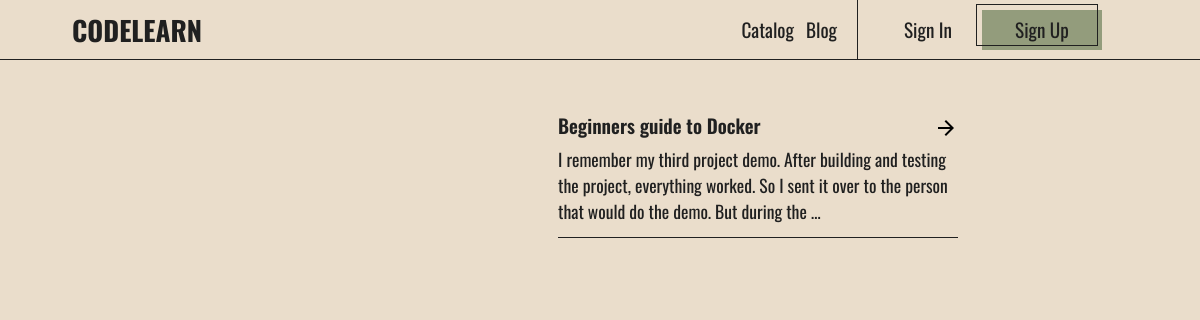
/articles, run on an earlier commit of the app's database.
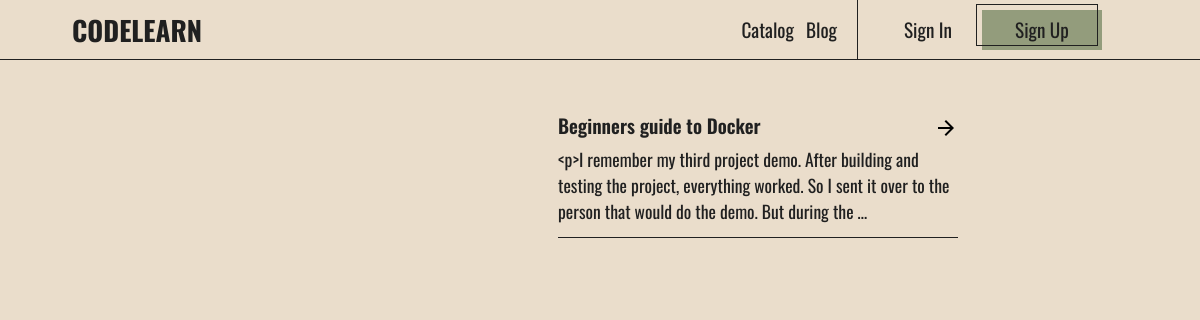
And on a later commit of the database.
### article/models.py (models this page shows, shortened)
class Article(models.Model):
    user = models.ForeignKey(User, on_delete=models.CASCADE)
    title = models.CharField(max_length=255)
    slug = models.CharField(max_length=255, unique=True, default='')
    tag = models.ForeignKey(Tag, on_delete=models.CASCADE)
    text = RichTextField(blank=True)
    public = models.BooleanField(default=False)
    likesForArticle = models.ManyToManyField(User, related_name='likesForArticle', blank=True)
    bookmarksForCourse = models.ManyToManyField(User, related_name='bookmarksForCourse', blank=True)
    commentsCount = models.IntegerField(default=0)
    created = models.DateTimeField(auto_now_add=True)
    updated = models.DateTimeField(auto_now=True)
    class Meta:
        ordering = ['-updated', '-created']

### article/views.py (the view)
# urls.py: path('articles', views.articleList, name='article_list'),
def articleList(request):
    articles = Article.objects.all()
    public_articles = []
    for article in articles:
        if article.public == True:
            public_articles.append(article)
    print(request.user.username)
    context = {'articles': public_articles}
    return render(request, 'article/articleList.html', context)

### article/templates/article/articleList.html (shortened to what this page needs)
{% include 'index.html' %}
{% block content %}
<div class="page page__articles">
    <div class="page__item">
        <div class="cources page__article__articles">
            {% for article in articles %}
                <article>
                    <div class="article__head ">
                        <div class="">{{article.title}}</div>
                        <a href="{% url 'article:show_article' article.slug %}" class="material-symbols-outlined icon link">
                        </a>
                    </div>
                    <div class="article__body">
                        {{article.text | truncatewords:30 }}
                    </div>
                </article>
            {% endfor %}
        </div>
    </div>
</div>
{% endblock content %}

What changed in the data, as far as the page shows it:
changed Article "Beginners guide to Docker": text "I remember my third project…" → "<p>I remember my third project…"
